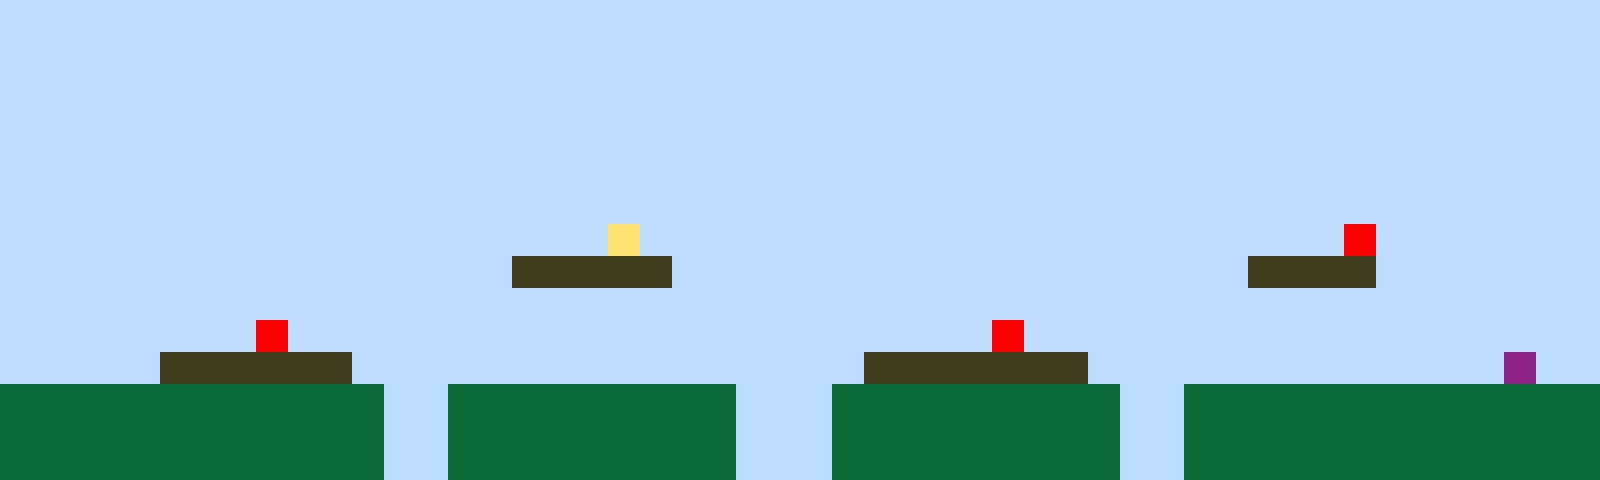

A level layout from a 2D game, rendered from its tile map. Below: a short description, then the map file with its tile-grid data intact:
An orthogonal 50x15 tile map with 32x32 px tiles, 1 tile layer (Tile Layer 1).

<map version="1.10" tiledversion="1.11.2" orientation="orthogonal" renderorder="right-up" width="50" height="15" tilewidth="32" tileheight="32" infinite="0" nextlayerid="2" nextobjectid="1"><editorsettings><export target="map1.csv" format="csv" /></editorsettings><tileset firstgid="1" name="sprites" tilewidth="32" tileheight="32" tilecount="6" columns="3"><image source="sprites.png" width="96" height="64" /></tileset><layer id="1" name="Tile Layer 1" width="50" height="15"><data encoding="csv">1,1,1,1,1,1,1,1,1,1,1,1,1,1,1,1,1,1,1,1,1,1,1,1,1,1,1,1,1,1,1,1,1,1,1,1,1,1,1,1,1,1,1,1,1,1,1,1,1,1,1,1,1,1,1,1,1,1,1,1,1,1,1,1,1,1,1,1,1,1,1,1,1,1,1,1,1,1,1,1,1,1,1,1,1,1,1,1,1,1,1,1,1,1,1,1,1,1,1,1,1,1,1,1,1,1,1,1,1,1,1,1,1,1,1,1,1,1,1,1,1,1,1,1,1,1,1,1,1,1,1,1,1,1,1,1,1,1,1,1,1,1,1,1,1,1,1,1,1,1,1,1,1,1,1,1,1,1,1,1,1,1,1,1,1,1,1,1,1,1,1,1,1,1,1,1,1,1,1,1,1,1,1,1,1,1,1,1,1,1,1,1,1,1,1,1,1,1,1,1,1,1,1,1,1,1,1,1,1,1,1,1,1,1,1,1,1,1,1,1,1,1,1,1,1,1,1,1,1,1,1,1,1,1,1,1,1,1,1,1,1,1,1,1,1,1,1,1,1,1,1,1,1,1,1,1,1,1,1,1,1,1,1,1,1,1,1,1,1,1,1,1,1,1,1,1,1,1,1,1,1,1,1,1,1,1,1,1,1,1,1,1,1,1,1,1,1,1,1,1,1,1,1,1,1,1,1,1,1,1,1,1,1,1,1,1,1,1,1,1,1,1,1,1,1,1,1,1,1,1,1,1,1,1,1,1,1,1,1,1,1,1,1,1,1,1,1,1,1,1,1,1,1,1,1,1,1,1,1,1,1,1,1,1,1,1,1,1,1,4,1,1,1,1,1,1,1,1,1,1,1,1,1,1,1,1,1,1,1,1,1,1,5,1,1,1,1,1,1,1,1,1,1,1,1,1,1,1,1,1,1,1,1,1,1,1,3,3,3,3,3,1,1,1,1,1,1,1,1,1,1,1,1,1,1,1,1,1,1,3,3,3,3,1,1,1,1,1,1,1,1,1,1,1,1,1,1,1,1,1,1,1,1,1,1,1,1,1,1,1,1,1,1,1,1,1,1,1,1,1,1,1,1,1,1,1,1,1,1,1,1,1,1,1,1,1,1,1,1,1,1,1,1,1,1,1,1,1,5,1,1,1,1,1,1,1,1,1,1,1,1,1,1,1,1,1,1,1,1,1,1,5,1,1,1,1,1,1,1,1,1,1,1,1,1,1,1,1,1,1,1,1,1,1,1,3,3,3,3,3,3,1,1,1,1,1,1,1,1,1,1,1,1,1,1,1,1,3,3,3,3,3,3,3,1,1,1,1,1,1,1,1,1,1,1,1,1,6,1,1,2,2,2,2,2,2,2,2,2,2,2,2,1,1,2,2,2,2,2,2,2,2,2,1,1,1,2,2,2,2,2,2,2,2,2,1,1,2,2,2,2,2,2,2,2,2,2,2,2,2,2,2,2,2,2,2,2,2,2,2,2,2,1,1,2,2,2,2,2,2,2,2,2,1,1,1,2,2,2,2,2,2,2,2,2,1,1,2,2,2,2,2,2,2,2,2,2,2,2,2,2,2,2,2,2,2,2,2,2,2,2,2,1,1,2,2,2,2,2,2,2,2,2,1,1,1,2,2,2,2,2,2,2,2,2,1,1,2,2,2,2,2,2,2,2,2,2,2,2,2</data></layer></map>
